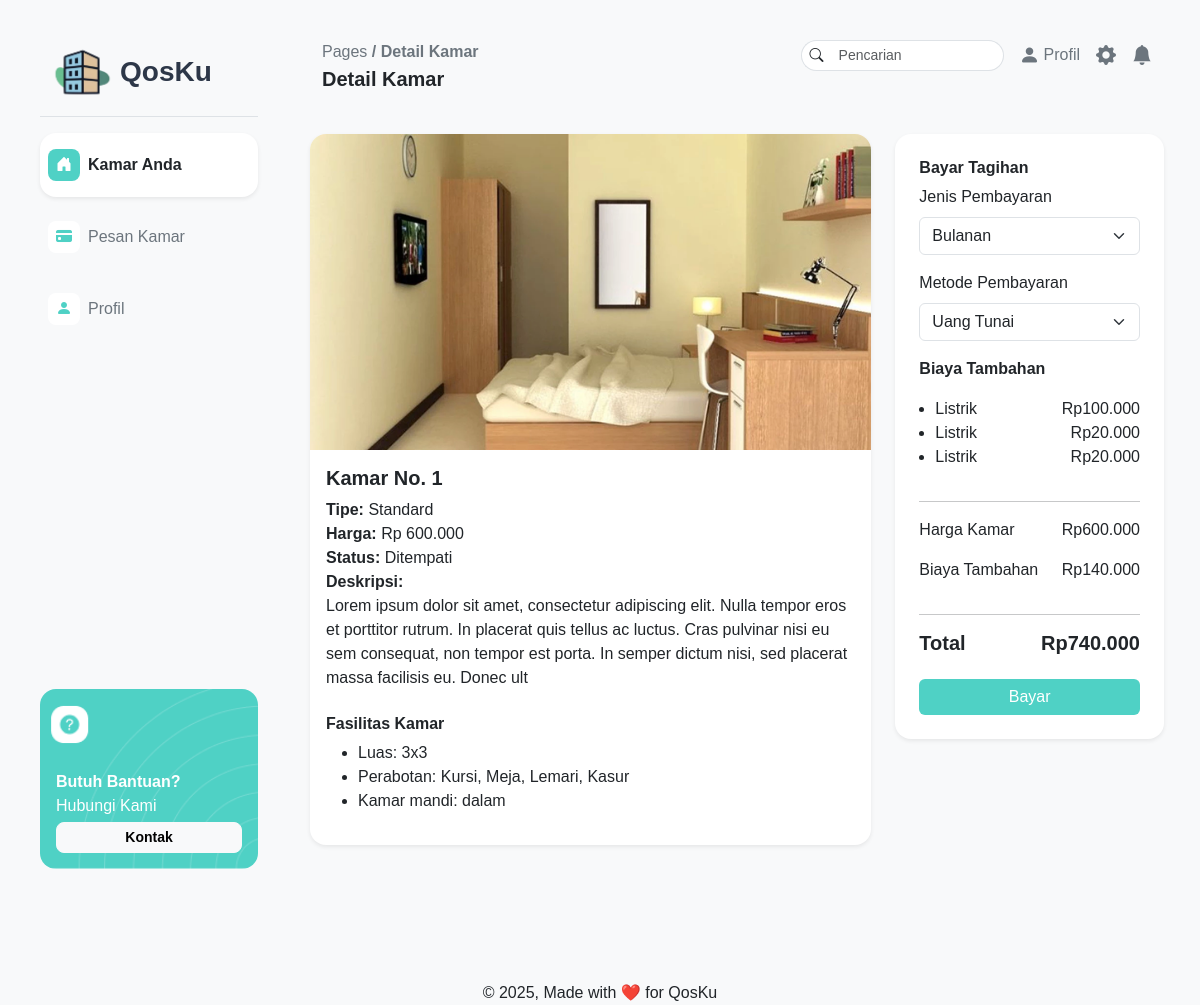
The app's page /pages/pelanggan/detailkamar.php?idKamar=1 (signed in) with its own data.
### tables this page shows
CREATE TABLE `fasilitas` (
  `idFasilitas` int(11) NOT NULL,
  `luasKamar` varchar(255) NOT NULL,
  `perabotan` varchar(255) NOT NULL,
  `kamarMandi` varchar(255) NOT NULL,
  `idKamar` int(11) DEFAULT NULL
);

CREATE TABLE `kamar_kos` (
  `idKamar` int(11) NOT NULL,
  `nomorKamar` int(11) NOT NULL,
  `tipeKamar` varchar(255) NOT NULL,
  `harga` int(11) NOT NULL,
  `statusKetersediaan` enum('Tersedia','Ditempati','Dalam Perbaikan') NOT NULL DEFAULT 'Tersedia',
  `deskripsi` varchar(255) NOT NULL,
  `gambar` varchar(255) NOT NULL
);

CREATE TABLE `biaya_tambahan` (
  `idBiayaTambahan` int(11) NOT NULL,
  `namaBiaya` varchar(255) NOT NULL,
  `jumlahBiaya` int(11) NOT NULL,
  `Periode` varchar(255) NOT NULL,
  `statusPembayaran` varchar(255) NOT NULL,
  `idPelanggan` int(11) NOT NULL,
  `jenisBiaya` enum('Listrik','Air','Lainnya') NOT NULL
);

### pages/pelanggan/detailkamar.php (the view, shortened to what this page needs)
<?php
require "../../php/connect.php";
$idKamar = intval($_GET['idKamar']);
$query = "SELECT k.*, f.luasKamar, f.perabotan, f.kamarMandi
          FROM kamar_kos k
          LEFT JOIN fasilitas f ON k.idKamar = f.idKamar
          WHERE k.idKamar = ?";
$stmt = $connect->prepare($query);
$stmt->bind_param("i", $idKamar);
$stmt->execute();
$result = $stmt->get_result();
$kamar = $result->fetch_assoc();
$currentMonth = date('Y-m');
$additionalCostsQuery = "SELECT jenisBiaya, jumlahBiaya
                        FROM biaya_tambahan
                        WHERE idPelanggan = ?
                        AND Periode = ?
                        AND statusPembayaran = 'belum_lunas'";
$stmt = $connect->prepare($additionalCostsQuery);
$stmt->bind_param("is", $_SESSION['idPelanggan'], $currentMonth);
$stmt->execute();
$additionalCostsResult = $stmt->get_result();
$totalAdditional = 0;
?>
<!DOCTYPE html>
<html lang="en">
<head>
    <link href="https://cdn.jsdelivr.net/npm/bootstrap@5.3.6/dist/css/bootstrap.min.css" rel="stylesheet">
    <link rel="stylesheet" href="../../assets/css/style.css">
    <link rel="stylesheet" href="https://cdn.jsdelivr.net/npm/bootstrap-icons@1.13.1/font/bootstrap-icons.min.css">
</head>
<body class="bg-light">
    <div class="d-flex min-vh-100 ms-4 me-4">
        <?php include '../../layout/pelangganNavbar.php'; ?>
        <div class="flex-grow-1">
            <?php include '../../layout/pelangganHeader.php'; ?>
            <div class="container-fluid pt-4 pb-3">
                <div class="row mb-4">
                    <div class="col-md-8">
                        <div class="card shadow-sm border-0 rounded-4">
                            <img src="../../assets/img/<?= htmlspecialchars($kamar['gambar']) ?>" class="card-img-top rounded-top-4" alt="Kamar <?= htmlspecialchars($kamar['nomorKamar']) ?>">
                            <div class="card-body">
                                <h5 class="card-title fw-bold">Kamar No. <?= htmlspecialchars($kamar['nomorKamar']) ?></h5>
                                <p class="card-text">
                                    <strong>Tipe:</strong> <?= htmlspecialchars($kamar['tipeKamar']) ?><br>
                                    <strong>Harga:</strong> Rp <?= number_format($kamar['harga'], 0, ',', '.') ?><br>
                                    <strong>Status:</strong> <?= htmlspecialchars($kamar['statusKetersediaan']) ?><br>
                                    <strong>Deskripsi:</strong><br> <?= nl2br(htmlspecialchars($kamar['deskripsi'])) ?>
                                <h6 class="fw-bold mt-4">Fasilitas Kamar</h6>
                                <ul>
                                    <?php if (!empty($kamar['luasKamar'])): ?>
                                        <li>Luas: <?= htmlspecialchars($kamar['luasKamar']) ?></li>
                                    <?php endif; ?>
                                    <?php if (!empty($kamar['perabotan'])): ?>
                                        <li>Perabotan: <?= htmlspecialchars($kamar['perabotan']) ?></li>
                                    <?php endif; ?>
                                    <?php if (!empty($kamar['kamarMandi'])): ?>
                                        <li>Kamar mandi: <?= htmlspecialchars($kamar['kamarMandi']) ?></li>
                                    <?php endif; ?>
                                </ul>
                                </p>
                            </div>
                        </div>
                    </div>
                    <div class="col-md-4">
                        <form action="../../php/proses_pembayaran.php" method="POST">
                            <div class="card shadow-sm border-0 rounded-4 p-4">
                                <h6 class="fw-bold">Bayar Tagihan</h6>
                                <div class="mb-3">
                                    <label class="form-label">Jenis Pembayaran</label>
                                    <select class="form-select" name="jenis_pembayaran" required>
                                        <option value="bulanan">Bulanan</option>
                                    </select>
                                </div>
                                <div class="mb-3">
                                    <label class="form-label">Metode Pembayaran</label>
                                    <select class="form-select" name="metode_pembayaran" required>
                                        <option value="cash">Uang Tunai</option>
                                    </select>
                                </div>
                                <p class="fw-bold">Biaya Tambahan</p>
                                <ul class="ps-3">
                                    <?php if ($additionalCostsResult && $additionalCostsResult->num_rows > 0): ?>
                                        <?php while ($cost = $additionalCostsResult->fetch_assoc()): ?>
                                            <?php $totalAdditional += $cost['jumlahBiaya']; ?>
                                            <li>
                                                <?= htmlspecialchars($cost['jenisBiaya']) ?>
                                                <span class="float-end">Rp<?= number_format($cost['jumlahBiaya'], 0, ',', '.') ?></span>
                                            </li>
                                        <?php endwhile; ?>
                                    <?php else: ?>
                                        <li>Tidak ada biaya tambahan</li>
                                    <?php endif; ?>
                                </ul>
                                <hr>
                                <p>Harga Kamar <span class="float-end">Rp<?= number_format($kamar['harga'], 0, ',', '.') ?></span></p>
                                <?php if ($totalAdditional > 0): ?>
                                    <p>Biaya Tambahan <span class="float-end">Rp<?= number_format($totalAdditional, 0, ',', '.') ?></span></p>
                                <?php endif; ?>
                                <hr>
                                <h5 class="fw-bold">Total <span class="float-end">Rp<?= number_format($kamar['harga'] + $totalAdditional, 0, ',', '.') ?></span></h5>
                                <button type="submit" class="btn btn-primary w-100 mt-3" style="background-color: #4FD1C5; border: none;">
                                    Bayar
                                </button>
                            </div>
                        </form>
                    </div>
                </div>
            </div>
        </div>
    </div>
    <div class="footer text-center mt-5 pt-5">
        &copy; 2025, Made with ❤️ for QosKu
    </div>
</body>
</html>

### assets/css/style.css (style rules this page uses)
body { font-family: Helvetica, Arial, sans-serif; }

### records on screen
fasilitas: idKamar.gambar (picture), idKamar.nomorKamar "1", idKamar.tipeKamar "Standard", idKamar.harga "600.000", idKamar.statusKetersediaan "Ditempati", idKamar.deskripsi "Lorem ipsum dolor sit amet, consectetur adipiscing elit. Nulla tempor eros et porttitor rutrum. In placerat quis tellus ac luctus. Cras pulvinar nisi eu sem consequat, non tempor est porta. In semper dictum nisi, sed placerat massa facilisis eu. Donec ult", luasKamar "3x3", perabotan "Kursi, Meja, Lemari, Kasur", kamarMandi "dalam", $kamar['harga'] + $totalAdditional "740.000"
biaya_tambahan: jenisBiaya "Listrik", jumlahBiaya "100.000"
biaya_tambahan: jenisBiaya "Listrik", jumlahBiaya "20.000"
biaya_tambahan: jenisBiaya "Listrik", jumlahBiaya "20.000"

### other values on screen
$page_titles[$current_page] "Detail Kamar"
$totalAdditional "140.000"
